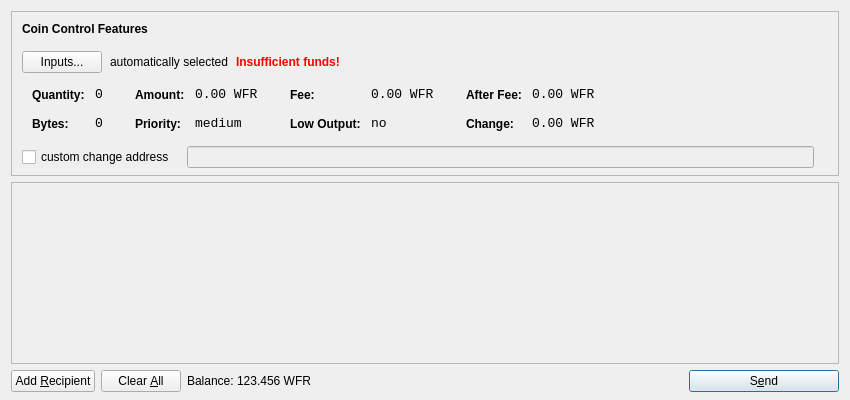
<?xml version="1.0" encoding="UTF-8"?>
<ui version="4.0">
 <class>SendCoinsDialog</class>
 <widget class="QDialog" name="SendCoinsDialog">
  <property name="geometry">
   <rect>
    <x>0</x>
    <y>0</y>
    <width>850</width>
    <height>400</height>
   </rect>
  </property>
  <property name="windowTitle">
   <string>Send Coins</string>
  </property>
  <layout class="QVBoxLayout" name="verticalLayout" stretch="0,1,0">
   <property name="bottomMargin">
    <number>8</number>
   </property>
   <item>
    <widget class="QFrame" name="frameCoinControl">
     <property name="sizePolicy">
      <sizepolicy hsizetype="Expanding" vsizetype="Expanding">
       <horstretch>0</horstretch>
       <verstretch>0</verstretch>
      </sizepolicy>
     </property>
     <property name="maximumSize">
      <size>
       <width>16777215</width>
       <height>16777215</height>
      </size>
     </property>
     <property name="frameShape">
      <enum>QFrame::StyledPanel</enum>
     </property>
     <property name="frameShadow">
      <enum>QFrame::Sunken</enum>
     </property>
     <layout class="QVBoxLayout" name="verticalLayoutCoinControl2">
      <property name="spacing">
       <number>-1</number>
      </property>
      <property name="leftMargin">
       <number>0</number>
      </property>
      <property name="topMargin">
       <number>0</number>
      </property>
      <property name="rightMargin">
       <number>0</number>
      </property>
      <property name="bottomMargin">
       <number>6</number>
      </property>
      <item>
       <layout class="QVBoxLayout" name="verticalLayoutCoinControl" stretch="0,0,0,0,1">
        <property name="spacing">
         <number>0</number>
        </property>
        <property name="leftMargin">
         <number>10</number>
        </property>
        <property name="topMargin">
         <number>10</number>
        </property>
        <item>
         <layout class="QHBoxLayout" name="horizontalLayoutCoinControl1">
          <property name="bottomMargin">
           <number>15</number>
          </property>
          <item>
           <widget class="QLabel" name="labelCoinControlFeatures">
            <property name="sizePolicy">
             <sizepolicy hsizetype="Preferred" vsizetype="Maximum">
              <horstretch>0</horstretch>
              <verstretch>0</verstretch>
             </sizepolicy>
            </property>
            <property name="font">
             <font>
              <weight>75</weight>
              <bold>true</bold>
             </font>
            </property>
            <property name="styleSheet">
             <string notr="true">font-weight:bold;</string>
            </property>
            <property name="text">
             <string>Coin Control Features</string>
            </property>
           </widget>
          </item>
         </layout>
        </item>
        <item>
         <layout class="QHBoxLayout" name="horizontalLayoutCoinControl2" stretch="0,0,0,0">
          <property name="spacing">
           <number>8</number>
          </property>
          <property name="bottomMargin">
           <number>10</number>
          </property>
          <item>
           <widget class="QPushButton" name="pushButtonCoinControl">
            <property name="styleSheet">
             <string notr="true"/>
            </property>
            <property name="text">
             <string>Inputs...</string>
            </property>
           </widget>
          </item>
          <item>
           <widget class="QLabel" name="labelCoinControlAutomaticallySelected">
            <property name="text">
             <string>automatically selected</string>
            </property>
            <property name="margin">
             <number>5</number>
            </property>
           </widget>
          </item>
          <item>
           <widget class="QLabel" name="labelCoinControlInsuffFunds">
            <property name="font">
             <font>
              <weight>75</weight>
              <bold>true</bold>
             </font>
            </property>
            <property name="styleSheet">
             <string notr="true">color:red;font-weight:bold;</string>
            </property>
            <property name="text">
             <string>Insufficient funds!</string>
            </property>
            <property name="margin">
             <number>5</number>
            </property>
           </widget>
          </item>
          <item>
           <spacer name="horizontalSpacerCoinControl">
            <property name="orientation">
             <enum>Qt::Horizontal</enum>
            </property>
            <property name="sizeHint" stdset="0">
             <size>
              <width>40</width>
              <height>1</height>
             </size>
            </property>
           </spacer>
          </item>
         </layout>
        </item>
        <item>
         <widget class="QWidget" name="widgetCoinControl" native="true">
          <property name="sizePolicy">
           <sizepolicy hsizetype="Preferred" vsizetype="Preferred">
            <horstretch>0</horstretch>
            <verstretch>0</verstretch>
           </sizepolicy>
          </property>
          <property name="minimumSize">
           <size>
            <width>0</width>
            <height>0</height>
           </size>
          </property>
          <property name="styleSheet">
           <string notr="true"/>
          </property>
          <layout class="QHBoxLayout" name="horizontalLayoutCoinControl5">
           <property name="margin">
            <number>0</number>
           </property>
           <item>
            <layout class="QHBoxLayout" name="horizontalLayoutCoinControl3" stretch="0,0,0,1">
             <property name="spacing">
              <number>20</number>
             </property>
             <property name="topMargin">
              <number>0</number>
             </property>
             <property name="bottomMargin">
              <number>10</number>
             </property>
             <item>
              <layout class="QFormLayout" name="formLayoutCoinControl1">
               <property name="horizontalSpacing">
                <number>10</number>
               </property>
               <property name="verticalSpacing">
                <number>14</number>
               </property>
               <property name="leftMargin">
                <number>10</number>
               </property>
               <property name="topMargin">
                <number>4</number>
               </property>
               <property name="rightMargin">
                <number>6</number>
               </property>
               <item row="0" column="0">
                <widget class="QLabel" name="labelCoinControlQuantityText">
                 <property name="styleSheet">
                  <string notr="true">font-weight:bold;</string>
                 </property>
                 <property name="text">
                  <string>Quantity:</string>
                 </property>
                 <property name="margin">
                  <number>0</number>
                 </property>
                </widget>
               </item>
               <item row="0" column="1">
                <widget class="QLabel" name="labelCoinControlQuantity">
                 <property name="font">
                  <font>
                   <family>Monospace</family>
                   <pointsize>10</pointsize>
                  </font>
                 </property>
                 <property name="cursor">
                  <cursorShape>IBeamCursor</cursorShape>
                 </property>
                 <property name="contextMenuPolicy">
                  <enum>Qt::ActionsContextMenu</enum>
                 </property>
                 <property name="text">
                  <string notr="true">0</string>
                 </property>
                 <property name="margin">
                  <number>0</number>
                 </property>
                 <property name="textInteractionFlags">
                  <set>Qt::LinksAccessibleByMouse|Qt::TextSelectableByKeyboard|Qt::TextSelectableByMouse</set>
                 </property>
                </widget>
               </item>
               <item row="1" column="0">
                <widget class="QLabel" name="labelCoinControlBytesText">
                 <property name="styleSheet">
                  <string notr="true">font-weight:bold;</string>
                 </property>
                 <property name="text">
                  <string>Bytes:</string>
                 </property>
                </widget>
               </item>
               <item row="1" column="1">
                <widget class="QLabel" name="labelCoinControlBytes">
                 <property name="font">
                  <font>
                   <family>Monospace</family>
                   <pointsize>10</pointsize>
                  </font>
                 </property>
                 <property name="cursor">
                  <cursorShape>IBeamCursor</cursorShape>
                 </property>
                 <property name="contextMenuPolicy">
                  <enum>Qt::ActionsContextMenu</enum>
                 </property>
                 <property name="text">
                  <string notr="true">0</string>
                 </property>
                 <property name="textInteractionFlags">
                  <set>Qt::LinksAccessibleByMouse|Qt::TextSelectableByKeyboard|Qt::TextSelectableByMouse</set>
                 </property>
                </widget>
               </item>
              </layout>
             </item>
             <item>
              <layout class="QFormLayout" name="formLayoutCoinControl2">
               <property name="horizontalSpacing">
                <number>10</number>
               </property>
               <property name="verticalSpacing">
                <number>14</number>
               </property>
               <property name="leftMargin">
                <number>6</number>
               </property>
               <property name="topMargin">
                <number>4</number>
               </property>
               <property name="rightMargin">
                <number>6</number>
               </property>
               <item row="0" column="0">
                <widget class="QLabel" name="labelCoinControlAmountText">
                 <property name="styleSheet">
                  <string notr="true">font-weight:bold;</string>
                 </property>
                 <property name="text">
                  <string>Amount:</string>
                 </property>
                 <property name="margin">
                  <number>0</number>
                 </property>
                </widget>
               </item>
               <item row="0" column="1">
                <widget class="QLabel" name="labelCoinControlAmount">
                 <property name="font">
                  <font>
                   <family>Monospace</family>
                   <pointsize>10</pointsize>
                  </font>
                 </property>
                 <property name="cursor">
                  <cursorShape>IBeamCursor</cursorShape>
                 </property>
                 <property name="contextMenuPolicy">
                  <enum>Qt::ActionsContextMenu</enum>
                 </property>
                 <property name="text">
                  <string notr="true">0.00 WFR</string>
                 </property>
                 <property name="textInteractionFlags">
                  <set>Qt::LinksAccessibleByMouse|Qt::TextSelectableByKeyboard|Qt::TextSelectableByMouse</set>
                 </property>
                </widget>
               </item>
               <item row="1" column="0">
                <widget class="QLabel" name="labelCoinControlPriorityText">
                 <property name="styleSheet">
                  <string notr="true">font-weight:bold;</string>
                 </property>
                 <property name="text">
                  <string>Priority:</string>
                 </property>
                </widget>
               </item>
               <item row="1" column="1">
                <widget class="QLabel" name="labelCoinControlPriority">
                 <property name="font">
                  <font>
                   <family>Monospace</family>
                   <pointsize>10</pointsize>
                  </font>
                 </property>
                 <property name="cursor">
                  <cursorShape>IBeamCursor</cursorShape>
                 </property>
                 <property name="contextMenuPolicy">
                  <enum>Qt::ActionsContextMenu</enum>
                 </property>
                 <property name="text">
                  <string>medium</string>
                 </property>
                 <property name="textInteractionFlags">
                  <set>Qt::LinksAccessibleByMouse|Qt::TextSelectableByKeyboard|Qt::TextSelectableByMouse</set>
                 </property>
                </widget>
               </item>
              </layout>
             </item>
             <item>
              <layout class="QFormLayout" name="formLayoutCoinControl3">
               <property name="horizontalSpacing">
                <number>10</number>
               </property>
               <property name="verticalSpacing">
                <number>14</number>
               </property>
               <property name="leftMargin">
                <number>6</number>
               </property>
               <property name="topMargin">
                <number>4</number>
               </property>
               <property name="rightMargin">
                <number>6</number>
               </property>
               <item row="0" column="0">
                <widget class="QLabel" name="labelCoinControlFeeText">
                 <property name="styleSheet">
                  <string notr="true">font-weight:bold;</string>
                 </property>
                 <property name="text">
                  <string>Fee:</string>
                 </property>
                 <property name="margin">
                  <number>0</number>
                 </property>
                </widget>
               </item>
               <item row="0" column="1">
                <widget class="QLabel" name="labelCoinControlFee">
                 <property name="font">
                  <font>
                   <family>Monospace</family>
                   <pointsize>10</pointsize>
                  </font>
                 </property>
                 <property name="cursor">
                  <cursorShape>IBeamCursor</cursorShape>
                 </property>
                 <property name="contextMenuPolicy">
                  <enum>Qt::ActionsContextMenu</enum>
                 </property>
                 <property name="text">
                  <string notr="true">0.00 WFR</string>
                 </property>
                 <property name="textInteractionFlags">
                  <set>Qt::LinksAccessibleByMouse|Qt::TextSelectableByKeyboard|Qt::TextSelectableByMouse</set>
                 </property>
                </widget>
               </item>
               <item row="1" column="0">
                <widget class="QLabel" name="labelCoinControlLowOutputText">
                 <property name="styleSheet">
                  <string notr="true">font-weight:bold;</string>
                 </property>
                 <property name="text">
                  <string>Low Output:</string>
                 </property>
                </widget>
               </item>
               <item row="1" column="1">
                <widget class="QLabel" name="labelCoinControlLowOutput">
                 <property name="font">
                  <font>
                   <family>Monospace</family>
                   <pointsize>10</pointsize>
                  </font>
                 </property>
                 <property name="cursor">
                  <cursorShape>IBeamCursor</cursorShape>
                 </property>
                 <property name="contextMenuPolicy">
                  <enum>Qt::ActionsContextMenu</enum>
                 </property>
                 <property name="text">
                  <string>no</string>
                 </property>
                 <property name="textInteractionFlags">
                  <set>Qt::LinksAccessibleByMouse|Qt::TextSelectableByKeyboard|Qt::TextSelectableByMouse</set>
                 </property>
                </widget>
               </item>
              </layout>
             </item>
             <item>
              <layout class="QFormLayout" name="formLayoutCoinControl4">
               <property name="horizontalSpacing">
                <number>10</number>
               </property>
               <property name="verticalSpacing">
                <number>14</number>
               </property>
               <property name="leftMargin">
                <number>6</number>
               </property>
               <property name="topMargin">
                <number>4</number>
               </property>
               <property name="rightMargin">
                <number>6</number>
               </property>
               <item row="0" column="0">
                <widget class="QLabel" name="labelCoinControlAfterFeeText">
                 <property name="styleSheet">
                  <string notr="true">font-weight:bold;</string>
                 </property>
                 <property name="text">
                  <string>After Fee:</string>
                 </property>
                 <property name="margin">
                  <number>0</number>
                 </property>
                </widget>
               </item>
               <item row="0" column="1">
                <widget class="QLabel" name="labelCoinControlAfterFee">
                 <property name="font">
                  <font>
                   <family>Monospace</family>
                   <pointsize>10</pointsize>
                  </font>
                 </property>
                 <property name="cursor">
                  <cursorShape>IBeamCursor</cursorShape>
                 </property>
                 <property name="contextMenuPolicy">
                  <enum>Qt::ActionsContextMenu</enum>
                 </property>
                 <property name="text">
                  <string notr="true">0.00 WFR</string>
                 </property>
                 <property name="textInteractionFlags">
                  <set>Qt::LinksAccessibleByMouse|Qt::TextSelectableByKeyboard|Qt::TextSelectableByMouse</set>
                 </property>
                </widget>
               </item>
               <item row="1" column="0">
                <widget class="QLabel" name="labelCoinControlChangeText">
                 <property name="styleSheet">
                  <string notr="true">font-weight:bold;</string>
                 </property>
                 <property name="text">
                  <string>Change:</string>
                 </property>
                </widget>
               </item>
               <item row="1" column="1">
                <widget class="QLabel" name="labelCoinControlChange">
                 <property name="font">
                  <font>
                   <family>Monospace</family>
                   <pointsize>10</pointsize>
                  </font>
                 </property>
                 <property name="cursor">
                  <cursorShape>IBeamCursor</cursorShape>
                 </property>
                 <property name="contextMenuPolicy">
                  <enum>Qt::ActionsContextMenu</enum>
                 </property>
                 <property name="text">
                  <string notr="true">0.00 WFR</string>
                 </property>
                 <property name="textInteractionFlags">
                  <set>Qt::LinksAccessibleByMouse|Qt::TextSelectableByKeyboard|Qt::TextSelectableByMouse</set>
                 </property>
                </widget>
               </item>
              </layout>
             </item>
            </layout>
           </item>
          </layout>
         </widget>
        </item>
        <item>
         <layout class="QHBoxLayout" name="horizontalLayoutCoinControl4" stretch="0,0,0">
          <property name="spacing">
           <number>12</number>
          </property>
          <property name="sizeConstraint">
           <enum>QLayout::SetDefaultConstraint</enum>
          </property>
          <property name="topMargin">
           <number>5</number>
          </property>
          <property name="rightMargin">
           <number>5</number>
          </property>
          <item>
           <widget class="QCheckBox" name="checkBoxCoinControlChange">
            <property name="text">
             <string>custom change address</string>
            </property>
           </widget>
          </item>
          <item>
           <widget class="QLineEdit" name="lineEditCoinControlChange">
            <property name="enabled">
             <bool>false</bool>
            </property>
            <property name="sizePolicy">
             <sizepolicy hsizetype="Expanding" vsizetype="Fixed">
              <horstretch>0</horstretch>
              <verstretch>0</verstretch>
             </sizepolicy>
            </property>
           </widget>
          </item>
          <item>
           <widget class="QLabel" name="labelCoinControlChangeLabel">
            <property name="sizePolicy">
             <sizepolicy hsizetype="Preferred" vsizetype="Expanding">
              <horstretch>0</horstretch>
              <verstretch>0</verstretch>
             </sizepolicy>
            </property>
            <property name="minimumSize">
             <size>
              <width>0</width>
              <height>0</height>
             </size>
            </property>
            <property name="text">
             <string/>
            </property>
            <property name="margin">
             <number>3</number>
            </property>
           </widget>
          </item>
         </layout>
        </item>
        <item>
         <spacer name="verticalSpacerCoinControl">
          <property name="orientation">
           <enum>Qt::Vertical</enum>
          </property>
          <property name="sizeHint" stdset="0">
           <size>
            <width>800</width>
            <height>1</height>
           </size>
          </property>
         </spacer>
        </item>
       </layout>
      </item>
     </layout>
    </widget>
   </item>
   <item>
    <widget class="QScrollArea" name="scrollArea">
     <property name="widgetResizable">
      <bool>true</bool>
     </property>
     <widget class="QWidget" name="scrollAreaWidgetContents">
      <property name="geometry">
       <rect>
        <x>0</x>
        <y>0</y>
        <width>830</width>
        <height>165</height>
       </rect>
      </property>
      <layout class="QVBoxLayout" name="verticalLayout_2">
       <property name="margin">
        <number>0</number>
       </property>
       <item>
        <layout class="QVBoxLayout" name="entries">
         <property name="spacing">
          <number>6</number>
         </property>
        </layout>
       </item>
       <item>
        <spacer name="verticalSpacer">
         <property name="orientation">
          <enum>Qt::Vertical</enum>
         </property>
         <property name="sizeHint" stdset="0">
          <size>
           <width>20</width>
           <height>40</height>
          </size>
         </property>
        </spacer>
       </item>
      </layout>
     </widget>
    </widget>
   </item>
   <item>
    <layout class="QHBoxLayout" name="horizontalLayout">
     <item>
      <widget class="QPushButton" name="addButton">
       <property name="toolTip">
        <string>Send to multiple recipients at once</string>
       </property>
       <property name="text">
        <string>Add &amp;Recipient</string>
       </property>
       <property name="icon">
        <iconset resource="../bitcoin.qrc">
         <normaloff>:/icons/add</normaloff>:/icons/add</iconset>
       </property>
       <property name="autoDefault">
        <bool>false</bool>
       </property>
      </widget>
     </item>
     <item>
      <widget class="QPushButton" name="clearButton">
       <property name="sizePolicy">
        <sizepolicy hsizetype="Minimum" vsizetype="Fixed">
         <horstretch>0</horstretch>
         <verstretch>0</verstretch>
        </sizepolicy>
       </property>
       <property name="toolTip">
        <string>Remove all transaction fields</string>
       </property>
       <property name="text">
        <string>Clear &amp;All</string>
       </property>
       <property name="icon">
        <iconset resource="../bitcoin.qrc">
         <normaloff>:/icons/remove</normaloff>:/icons/remove</iconset>
       </property>
       <property name="autoRepeatDelay">
        <number>300</number>
       </property>
       <property name="autoDefault">
        <bool>false</bool>
       </property>
      </widget>
     </item>
     <item>
      <layout class="QHBoxLayout" name="horizontalLayout_2">
       <property name="spacing">
        <number>3</number>
       </property>
       <item>
        <widget class="QLabel" name="label">
         <property name="text">
          <string>Balance:</string>
         </property>
        </widget>
       </item>
       <item>
        <widget class="QLabel" name="labelBalance">
         <property name="cursor">
          <cursorShape>IBeamCursor</cursorShape>
         </property>
         <property name="text">
          <string>123.456 WFR</string>
         </property>
         <property name="textInteractionFlags">
          <set>Qt::LinksAccessibleByMouse|Qt::TextSelectableByKeyboard|Qt::TextSelectableByMouse</set>
         </property>
        </widget>
       </item>
      </layout>
     </item>
     <item>
      <spacer name="horizontalSpacer">
       <property name="orientation">
        <enum>Qt::Horizontal</enum>
       </property>
       <property name="sizeHint" stdset="0">
        <size>
         <width>40</width>
         <height>20</height>
        </size>
       </property>
      </spacer>
     </item>
     <item>
      <widget class="QPushButton" name="sendButton">
       <property name="minimumSize">
        <size>
         <width>150</width>
         <height>0</height>
        </size>
       </property>
       <property name="toolTip">
        <string>Confirm the send action</string>
       </property>
       <property name="text">
        <string>S&amp;end</string>
       </property>
       <property name="icon">
        <iconset resource="../bitcoin.qrc">
         <normaloff>:/icons/send</normaloff>:/icons/send</iconset>
       </property>
       <property name="default">
        <bool>true</bool>
       </property>
      </widget>
     </item>
    </layout>
   </item>
  </layout>
 </widget>
 <resources>
  <include location="../bitcoin.qrc"/>
 </resources>
 <connections/>
</ui>
